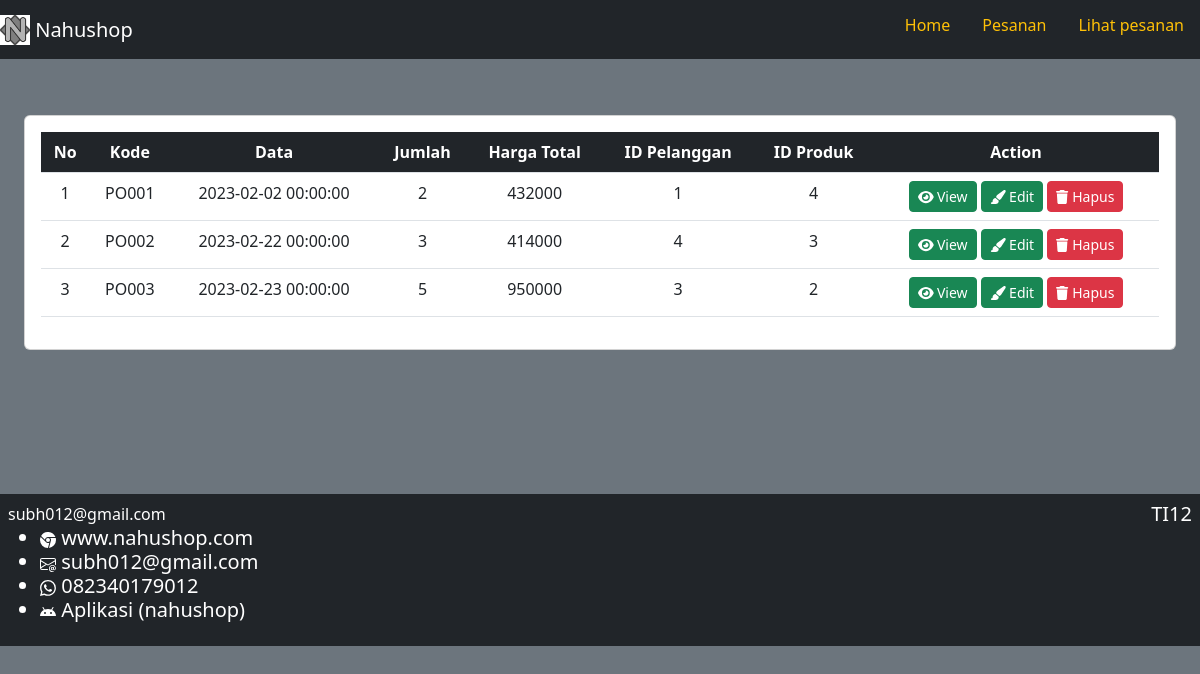
The app's page /halaman_belakang/lihatpesanan.php with its own data.
### tables this page shows
CREATE TABLE `order` (
  `id` int(11) NOT NULL,
  `order_number` varchar(45) DEFAULT NULL,
  `date` datetime DEFAULT NULL,
  `qty` int(11) DEFAULT NULL,
  `total_price` int(11) DEFAULT NULL,
  `customer_id` int(11) NOT NULL,
  `product_id` int(11) NOT NULL
);

### halaman_belakang/lihatpesanan.php (the view, shortened to what this page needs)
<?php
include('../databases/koneksi.php');
$query = "SELECT * FROM `order`";
$sql = mysqli_query($koneksi, $query);
?>
<!DOCTYPE html>
<html lang="en">
<head>
    <link href="https://cdn.jsdelivr.net/npm/simple-datatables@7.1.2/dist/style.min.css" rel="stylesheet" />
    <link href="css/styles.css" rel="stylesheet" />
</head>
<body class="sb-nav-fixed bg-secondary">
		<div class="col-md-12 bg-dark">
			<nav class="navbar navbar-light bg-dark ">
				<a class="navbar-brand text-white" href="#">
					<img src="../img/46.png" width="30" height="30" class="d-inline-block align-top " alt="">
					Nahushop
				</a>
				<ul class="nav justify-content-center">
					<li class="nav-item ">
						<h6><a class="nav-link active text-warning" href="../index.php">Home</a></h6>
					</li>
					<li class="nav-item">
						<h6><a class="nav-link  text-warning" href="../halaman_belakang/pesanan.php?tambah">Pesanan</a></h6>
					</li>
					<li class="nav-item">
						<h6><a class="nav-link  text-warning" href="../halaman_belakang/lihatpesanan.php?tambah">Lihat pesanan</a></h6>
					</li>
				</ul>
			</nav>
		</div>
        <div id="layoutSidenav_content">
            <main>
                <div class="container-fluid px-4"><br><br>
                    <div class="card mb-4">
                        <div class="card-body">
                            <table class="table table-border table-hover">
                                <thead class="bg-dark text-white text-center">
                                    <tr>
                                        <th>No</th>
                                        <th>Kode</th>
                                        <th>Data</th>
                                        <th>Jumlah</th>
                                        <th>Harga Total</th>
                                        <th>ID Pelanggan</th>
                                        <th>ID Produk</th>
                                        <th>Action</th>
                                    </tr>
                                </thead>
                                <tbody class="text-center">
                                    <?php
                                    $nomor = 1;
                                    while ($tabel = mysqli_fetch_assoc($sql)) {
                                    ?>
                                        <tr>
                                            <td><?= $nomor ?></td>
                                            <td><?= $tabel['order_number']?></td>
                                            <td><?= $tabel['date']?></td>
                                            <td><?= $tabel['qty']?></td>
                                            <td><?= $tabel['total_price']?></td>
                                            <td><?= $tabel['customer_id']?></td>
                                            <td><?= $tabel['product_id']?></td>
                                            <td>
                                                <a href="tambah_order/view.php?view=<?= $tabel['id']?>" type=" button" class="btn btn-success btn-sm">
                                                    <i class="fa fa-eye" aria-hidden="true"></i>
                                                    View
                                                </a>
                                                <a href="tambah_order/tambah_order.php?edit=<?= $tabel['id']?>" type=" button" class="btn btn-success btn-sm">
                                                    <i class="fa fa-paint-brush" aria-hidden="true"></i>
                                                    Edit
                                                </a>
                                                <a href="tambah_order/proses_order.php?hapus=<?= $tabel['id']?>" type="button" class="btn btn-danger btn-sm" onClick="return confirm('apakah anda yakin ingin menghapus data???')">
                                                    <i class="fa fa-trash"></i>
                                                    Hapus
                                                </a>
                                            </td>
                                        </tr>
                                    <?php
                                        $nomor++;
                                    }
                                    ?>
                                </tbody>
                            </table>
                        </div>
                    </div>
                </div>
            </main><br><br><br><br><br>
        </div></div><div class=" p-2 mb-2 bg-dark text-white">
        <div class="row">
            <div class="col-6">subh012@gmail.com
                <h5>
                <ul>
                    <li>
                        www.nahushop.com
                    </li>
                    <li>
                        subh012@gmail.com
                    </li>
                    <li>
                        082340179012
                    </li>
                    <li>
                        Aplikasi (nahushop)
                    </li>
                </ul>
                </h5>
            </div>
            <div class="col-6">
                <h5><p class="nav justify-content-end">TI12</p></h5>
            </div>
        </div>
    </div>
</body>
</html>

### records on screen
order: order_number "PO001", date "2023-02-02 00:00:00", qty "2", total_price "432000", customer "1", product "4"
order: order_number "PO002", date "2023-02-22 00:00:00", qty "3", total_price "414000", customer "4", product "3"
order: order_number "PO003", date "2023-02-23 00:00:00", qty "5", total_price "950000", customer "3", product "2"
